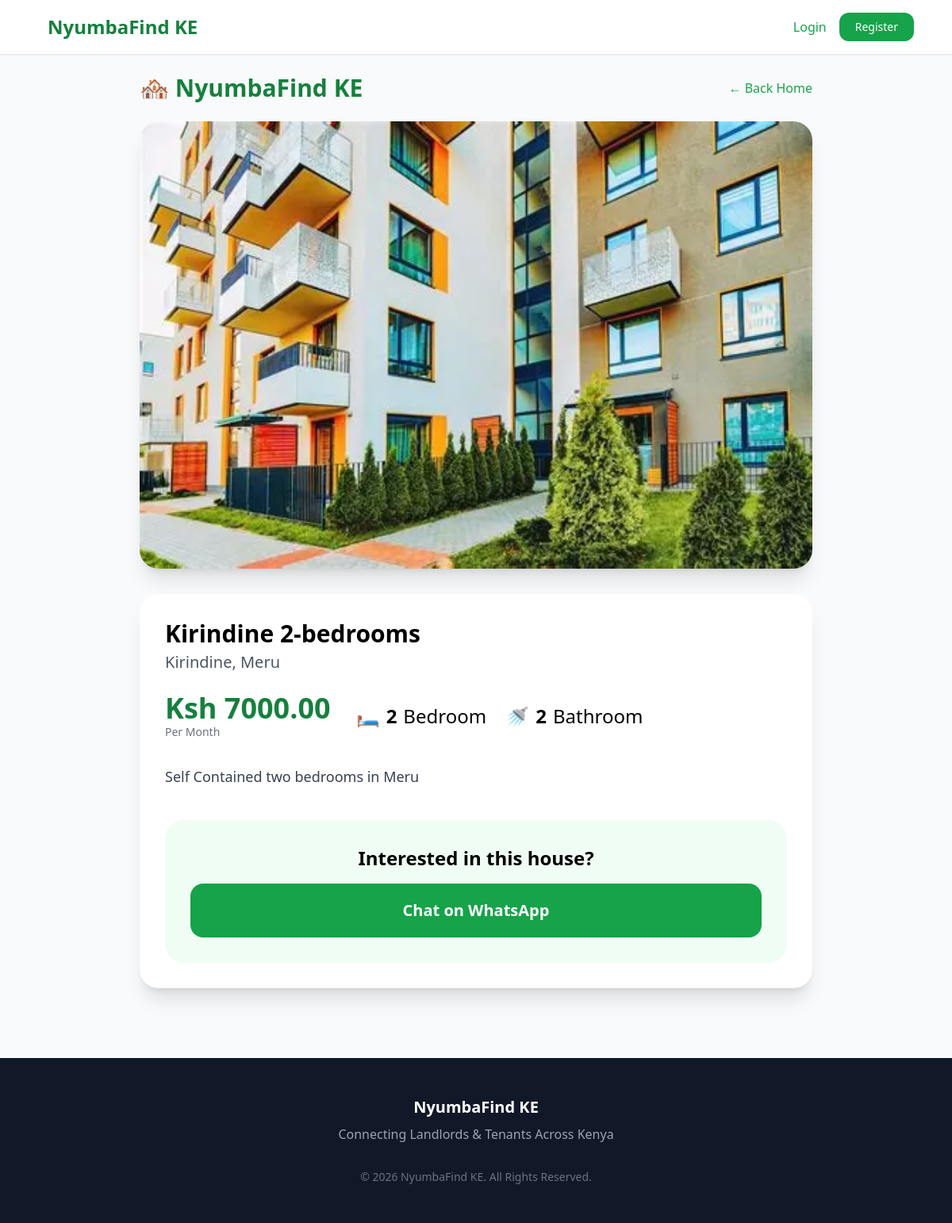
The page /property/45/ on the database its author committed.
### properties/models.py (models this page shows, shortened)
class PropertyImage(models.Model):
    property = models.ForeignKey(Property, on_delete=models.CASCADE, related_name='images')
    image = models.ImageField(upload_to='properties/')
    uploaded_at = models.DateTimeField(auto_now_add=True)

class Property(models.Model):
    title = models.CharField(max_length=200, verbose_name="Tittle")
    description = models.TextField(verbose_name="Description")
    county = models.CharField(max_length=100, verbose_name="County")
    town = models.CharField(max_length=100, verbose_name="Town")
    location = models.CharField(max_length=300, verbose_name="Exact location")
    bedrooms = models.IntegerField(verbose_name="Bedrooms")
    bathrooms = models.IntegerField(verbose_name="Bathrooms")
    price = models.DecimalField(max_digits=10, decimal_places=2, verbose_name="Rent per Month (Ksh)")
    is_available = models.BooleanField(default=True, verbose_name="Available?")
    landlord = models.ForeignKey(User, on_delete=models.CASCADE, related_name='properties')
    image = models.ImageField(upload_to='properties/', blank=True, null=True, verbose_name="House Photo")
    created_at = models.DateTimeField(auto_now_add=True)
    updated_at = models.DateTimeField(auto_now=True)
    class Meta:
        verbose_name = "Property"
        verbose_name_plural = "Properties"

### properties/views.py (the view)
# urls.py: path('property/<int:pk>/', views.property_detail, name='property_detail'),
def property_detail(request, pk):
    property = get_object_or_404(Property, pk=pk)
    return render(request, 'property_detail.html', {'property': property})

### properties/templates/property_detail.html (shortened to what this page needs)
<div class="bg-white shadow-sm sticky top-0 z-50 border-b">
    <div class="max-w-6xl mx-auto px-6 py-4 flex justify-between items-center">
        <div class="flex items-center gap-3">
            <h1 class="text-2xl font-bold text-green-700">NyumbaFind KE</h1>
        </div>
        <div class="flex items-center gap-4">
            {% if user.is_authenticated %}
                <span class="text-gray-700">Hi, {{ user.name }} 👋</span>
                <a href="/my-properties/" class="text-green-600 hover:underline">My Houses</a>
                <a href="/logout/" class="bg-red-500 hover:bg-red-600 text-white px-5 py-2 rounded-xl text-sm font-medium">
                    Logout
                </a>
            {% else %}
                 <a href="/login/" class="text-green-600 hover:underline">Login</a>
                 <a href="/register/" class="bg-green-600 hover:bg-green-700 text-white px-5 py-2 rounded-xl text-sm font-medium">
                     Register
                 </a>
            {% endif %}
        </div>
    </div>
</div>
<!DOCTYPE html>
<html lang="sw">
<head>
    <script src="https://cdn.tailwindcss.com"></script>
</head>
<body class="bg-gray-50">
    <div class="max-w-4xl mx-auto p-6">
        <div class="flex justify-between items-center mb-6">
            <h1 class="text-3xl font-bold text-green-700 flex items-center gap-2">
                🏘️ NyumbaFind KE
            </h1>
            <a href="/" class="text-green-600 hover:underline">← Back Home</a>
        </div>
        {% if property.images.all %}
            <div class="space-y-6 mb-8">
                {% for img in property.images.all %}
                     <img src="{{ img.image.url }}"
                          class="w-full rounded-3xl shadow-xl"
                          alt="{{ property.title }}">
                {% endfor %}
            </div>
        {% else %}
            <div class="w-full h-96 bg-gray-200 rounded-3xl flex items-center justify-center mb-8">
                <span class="text-6xl">🏘️</span>
            </div>
        {% endif %}
        <div class="bg-white rounded-3xl shadow-xl p-8">
            <h2 class="text-3xl font-bold text-gray -900 mb-1">{{ property.title }}</h2>
            <p class="text-xl text-gray-600 mb-6">{{ property.town }}, {{ property.county }}</p>
            <div class="flex flex-wrap gap-8 mb-8">
                <div>
                   <p class="text-4xl font-bold text-green-700">Ksh {{ property.price }}</p>
                    <p class="text-sm text-gray-500">Per Month</p>
                </div>
                <div class="flex items-center gap-6 text-2xl">
                    <div class="flex items-center gap-2">
                        <span>🛏️</span>
                        <strong>{{ property.bedrooms }}</strong> Bedroom
                    </div>
                    <div class="flex items-center gap-2">
                        <span>🚿</span>
                        <strong>{{ property.bathrooms }}</strong> Bathroom
                    </div>
                </div>
            </div>
            <div class="prose max-w-none mb-10">
                <p class="text-lg leading-relaxed text-gray-700">{{ property.description }}</p>
            </div>
            <div class="bg-green-50 rounded-3xl p-8 text-center">
                <h3 class="text-2xl font-semibold mb-4">Interested in this house?</h3>
                {% if property.landlord.profile.phone_number %}
                    <a href="https://wa.me/254{{ property.landlord.profile.phone_number|slice:'1:'|default:'700000000 or 100000000' }}?text=Hello,%20{{ property.landlord.username }}!%20is%20{{ property.title }}%20in%20{{ property.town }}%20 available%3F"
                       target="_blank"
                       class="inline-block w-full bg-green-600 hover:bg-green-700 text-white py-5 rounded-2xl font-semibold text-xl">
                        🗨Chat on WhatsApp
                    </a>
                {% else %}
                    <a href="https://wa.me/2547XXXXXXX?text=Hello!%20Is%20{{ property.title }}%20available?%20..."
                       target="_blank"
                       class="inline-block w-full bg-green-600 hover:bg-green-700 text-white py-5 rounded-2xl font-semibold text-xl">
                        Chat on WhatsApp
                    </a>
                {% endif %}
            </div>
        </div>
    </div>
</body>
</html>
<footer class="bg-gray-900 text-white py-12 mt-16">
    <div class="max-w-6xl mx-auto px-6 text-center">
        <p class="text-xl font-semibold mb-2">NyumbaFind KE</p>
        <P class="text-gray-400">Connecting Landlords & Tenants Across Kenya</P>
        <p class="text-sm text-gray-500 mt-8">© 2026 NyumbaFind KE. All Rights Reserved.</p>
    </div>
</footer>

### rows shown on the page
PropertyImage: image (picture)
Property: title "Kirindine 2-bedrooms", town "Kirindine", county "Meru", price "7000.00", bedrooms "2", bathrooms "2", description "Self Contained two bedrooms in Meru"
